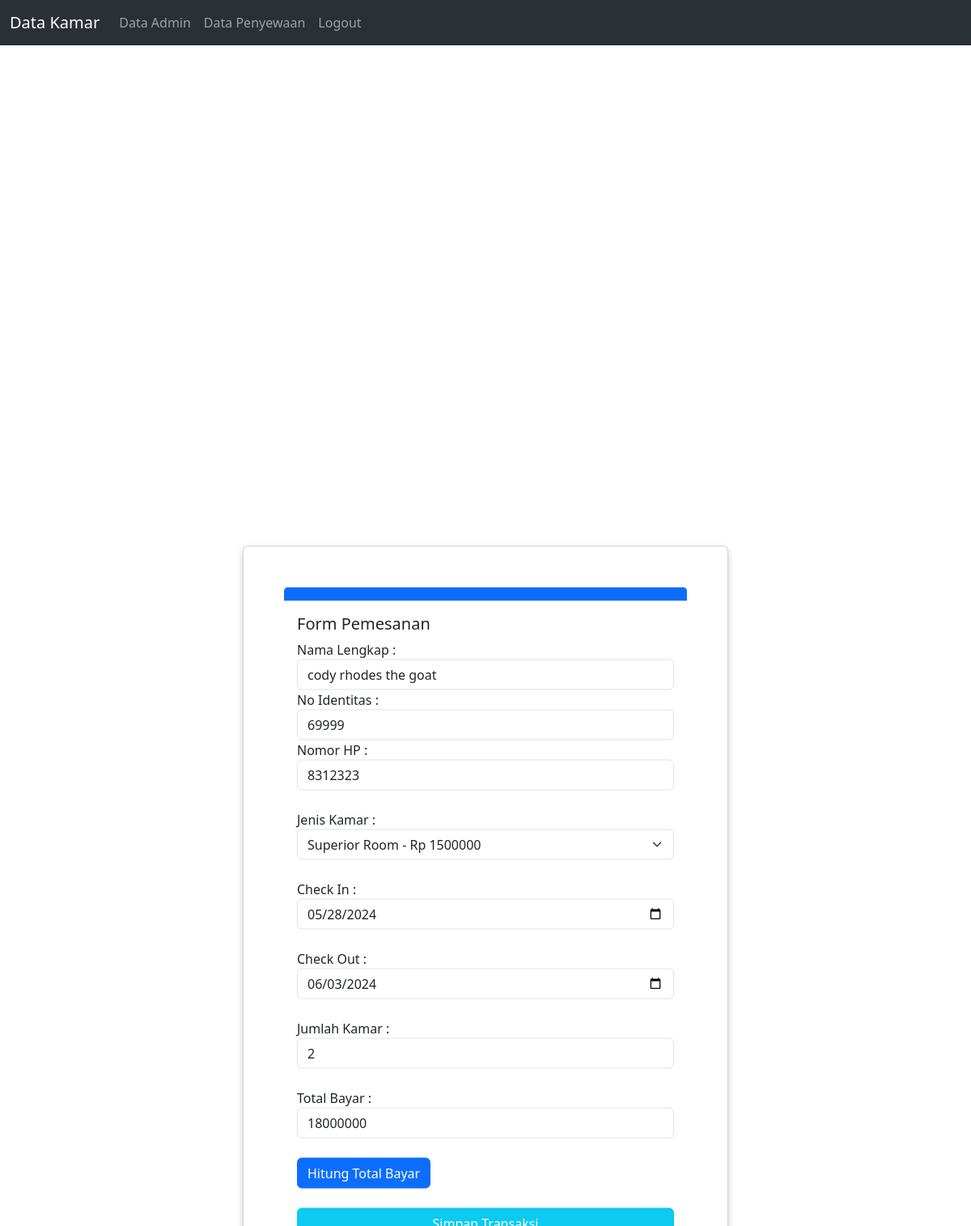
The page /sertikom/penyewaan_update.php?id=1 on the database its author committed.
### tables this page shows
CREATE TABLE `tbl_penyewa` (
  `id_sewa` int(11) NOT NULL,
  `id_kamar` int(11) NOT NULL,
  `nama` varchar(50) NOT NULL,
  `checkin` date NOT NULL,
  `checkout` date NOT NULL,
  `no_identitas` int(20) NOT NULL,
  `no_hp` int(11) NOT NULL,
  `id_admin` int(11) NOT NULL,
  `jumlah` int(11) NOT NULL,
  `total` int(11) NOT NULL
);

CREATE TABLE `tbl_jenis_kamar` (
  `id_kamar` int(50) NOT NULL,
  `jenis_kamar` varchar(50) NOT NULL,
  `harga` int(255) NOT NULL,
  `keterangan` text NOT NULL
);

### sertikom/penyewaan_update.php (the view, shortened to what this page needs)
<!DOCTYPE html>
<html lang="en">
<head>
    <link rel="stylesheet" href="penyewaan.css">
    <link href="https://cdn.jsdelivr.net/npm/bootstrap@5.3.3/dist/css/bootstrap.min.css" rel="stylesheet">
</head>
<body>
<?php
include("koneksi.php");
$id_sewa = $_GET['id'];
$sql = "SELECT * FROM tbl_penyewa WHERE id_sewa='".$id_sewa."'";
$query = mysqli_query($koneksi, $sql);
$data = mysqli_fetch_array($query);
?>
<nav class="navbar navbar-expand-lg bg-body-tertiary bg-dark" data-bs-theme="dark">
  <div class="container-fluid">
    <a class="navbar-brand" href="kamar_read.php">Data Kamar</a>
    <div class="collapse navbar-collapse" id="navbarNav">
      <ul class="navbar-nav">
        <li class="nav-item">
          <a class="nav-link" href="admin_read.php">Data Admin</a>
        </li>
        <li class="nav-item">
            <a class="nav-link" href="penyewaan_read.php">Data Penyewaan</a>
        </li>
        <li class="nav-item">
            <a class="nav-link" href="logout.php">Logout</a>
        </li>
      </ul>
    </div>
  </div>
</nav>
<div class="card col-md-8" id="formCard">
    <h5 class="card-header bg-primary"></h5>
    <div class="card-body">
        <h5 class="card-title">Form Pemesanan</h5>
        <form method="POST">
            <div class="form-group">
                <label for="nama">Nama Lengkap :</label>
                <input type="text" class="form-control" name="nama" value="<?=$data['nama']?>">
            </div>
            <div class="form-group">
                <label for="no_identitas">No Identitas :</label>
                <input type="text" class="form-control" name="no_identitas" value="<?=$data['no_identitas']?>">
            </div>
            <div class="form-group">
                <label for="no_hp">Nomor HP :</label>
                <input type="text" name="no_hp" class="form-control" value="<?=$data['no_hp']?>">
            </div>
            <br>
            <div class="form-group">
                <label for="id_kamar">Jenis Kamar :</label>
                <select class="form-select" aria-label="Default select example" name="id_kamar" id="jenis_kamar" required>
                    <?php
                    $sql = "SELECT * FROM tbl_jenis_kamar";
                    $query = mysqli_query($koneksi, $sql);
                    while($kamar = mysqli_fetch_array($query)){
                        echo "<option value=".$kamar['id_kamar']." data-harga='".$kamar['harga']."'";
                        if ($kamar['id_kamar']==$data['id_kamar']) {
                            echo " selected>";
                        }else{
                            echo ">";
                        }
                        echo $kamar['jenis_kamar']." - Rp ".$kamar['harga'];
                        echo "</option>";
                    }
                    ?>
                </select>
            </div>
            <br>
            <div class="form-group">
                <label for="checkin">Check In :</label>
                <input type="date" name="checkin" class="form-control" id="checkin" value="<?=$data['checkin']?>">
            </div>
            <br>
            <div class="form-group">
                <label for="checkout">Check Out :</label>
                <input type="date" name="checkout" class="form-control" id="checkout" value="<?=$data['checkout']?>">
            </div>
            <br>
            <div class="form-group">
                <label for="jumlah">Jumlah Kamar :</label>
                <input type="text" name="jumlah" id="jumlah" class="form-control" value="<?=$data['jumlah']?>">
            </div>
            <br>
            <div class="form-group">
                <label for="total">Total Bayar :</label>
                <input type="text" name="total" id="total" class="form-control" value="<?=$data['total']?>">
            </div>
            <br>
            <button type="button" id="btn_hitung" class="btn btn-primary" onclick="hitung()">Hitung Total Bayar</button>
            <br><br>
            <div class="form-group">
                <button class="btn btn-info col-sm-12" style="color: white;" type="submit" name="submit" value="Simpan Transaksi">Simpan Transaksi</button>
            </div>
        </form>
    </div>
</div>
</body>
</html>

### sertikom/penyewaan.css (style rules this page uses)
#formCard { margin: 0 auto; position: absolute; top: 75%; left: 50%; transform: translate(-50%, -50%); width: 50%; padding: 50px; box-shadow: 0 4px 8px rgba(0, 0, 0, 0.2); }

### rows shown on the page
tbl_penyewa: nama "cody rhodes the goat", no_identitas "69999", no_hp "8312323", id_kamar "Superior Room - Rp 1500000", checkin "05/28/2024", checkout "06/03/2024", jumlah "2", total "18000000"
